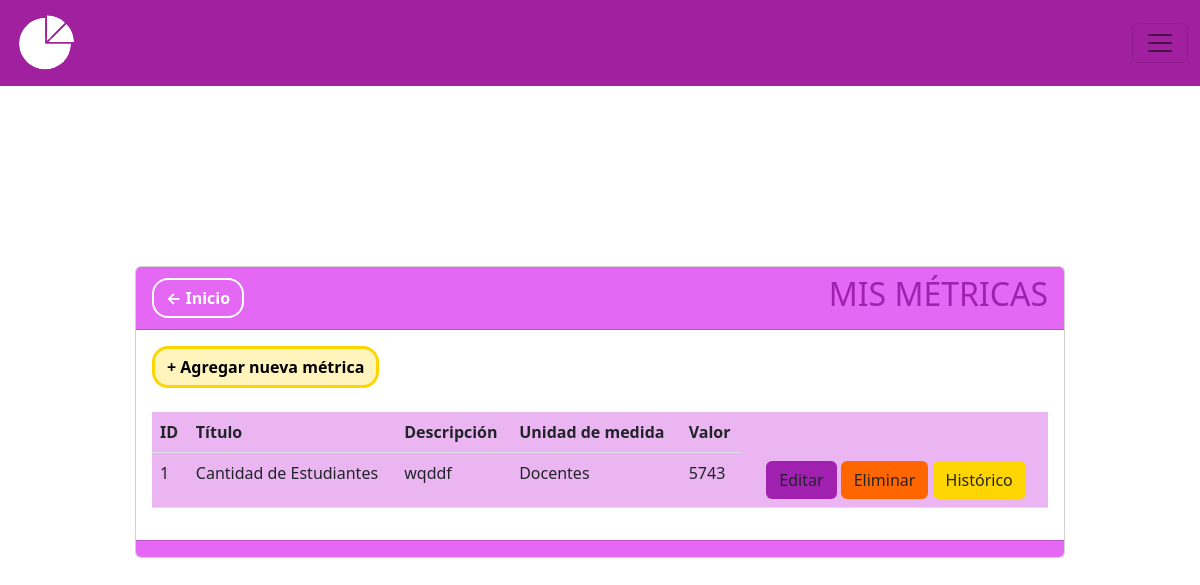
/metricas, run on an earlier commit of the app's database.
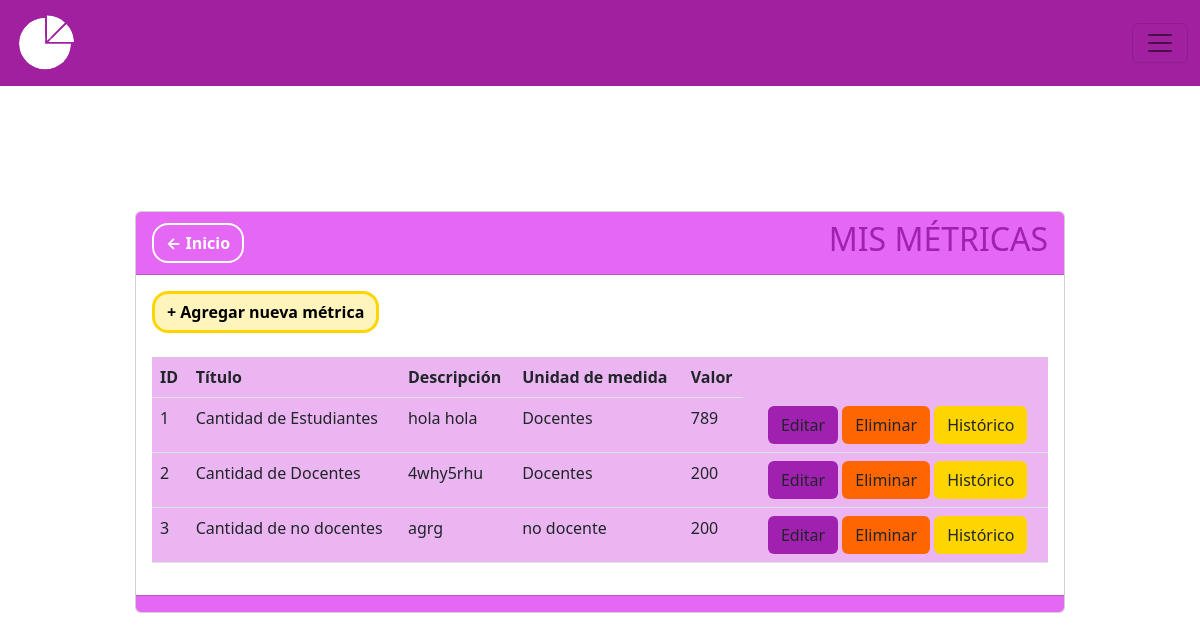
And on a later commit of the database.
### MIReApp/models.py (models this page shows, shortened)
class Metrica(models.Model):
    id = models.AutoField(primary_key=True)
    titulo = models.CharField(max_length=100,
                              verbose_name='Título',
                              unique= True,
                              validators= [
                                  RegexValidator(regex= r'^[a-zA-Z\s]*$',
                                                 message="El nombre no puede contener caracteres especiales.",
                                                 code='invalid_nombre')
                              ])
    descripcion = models.TextField(max_length=100, verbose_name='Descripción', null=True)
    unidad_medida = models.CharField(max_length=100,
                                        verbose_name='Unidad de Medida',
                                        validators= [
                                            RegexValidator(regex= r'^[a-zA-Z\s]*$',
                                                            message="La unidad de medida no puede contener caracteres especiales",
                                                            code='invalid_nombre')
                                        ])
    valor = models.IntegerField(verbose_name='Valor', validators=[MinValueValidator(0, message="El valor no puede ser negativo")], default=0)
    frecuencia = models.CharField(max_length=10, choices=FRECUENCIAS)
    year = models.PositiveIntegerField(blank=True, null=True,verbose_name='Ingrese año:')

### MIReApp/views.py (the view)
# urls.py: path('metricas', views.metricas, name='metricas'),
def metricas(request):#el renderizado se hace acá, por eso tenemos el libro incrustado en el index, eso se soluciona acá
    metricas = Metrica.objects.all()
    return render(request, 'metricas/index.html', {'metrica': metricas})

### MIReApp/templates/metricas/index.html (shortened to what this page needs)
{% extends "base.html" %}
{% block contenido %}
<center>
    <div class="col-md-10 card" style="text-align: left;">
        <div class="card-header" style="background-color: #e468f4;">
            <div style="display: flex; justify-content: space-between; align-items: center;">
                <span><a href="{% url 'inicio' %}" class="btn btn-secondary rounded-4 fw-bold" style="background-color: transparent; color: #ffff;border-color: #ffff;border-width: 2px;">← Inicio</a></span>
                <span><h2>MIS MÉTRICAS</h2></span>
            </div>
        </div>
        <div class="card-body">
            <a name="" id="" class="btn fw-bold rounded-4" style="background-color: #fff4bb;color: #000000;border-color: #ffd500;border-width: 3px;" href="{% url 'crear' %}">+ Agregar nueva métrica</a>
            <br>
            <br>
            <div class="table-responsive">
                <table class="table" style="background-color: #eab5f1;">
                    <thead>
                        <tr>
                            <th scope="col">ID</th>
                            <th scope="col">Título</th>
                            <th scope="col">Descripción</th>
                            <th scope="col">Unidad de medida</th>
                            <th scope="col">Valor</th>
                        </tr>
                    </thead>
                    <tbody>
                        {% for metri in metrica %}
                        <tr class="">
                            <td scope="row">{{ metri.id }}</td>
                            <td>{{ metri.titulo }}</td>
                            <td>{{ metri.descripcion }}</td>
                            <td>{{ metri.unidad_medida }}</td>
                            <td>{{ metri.valor }}</td>
                            <td>
                            </td>
                            <td>
                                <a name="" id="" class="btn" style="background-color: #a020b0;" href="{% url 'editar' metri.id %}">Editar</a>
                                <a name="" id="" class="btn" style="background-color: #f60;" href="{% url 'eliminar' metri.id %}" role="button">Eliminar</a>
                                <a name="" id="" class="btn" style="background-color: #ffd500;" href="{% url 'historial_metrica' metri.id %}">Histórico</a>
                            </td>
                        </tr>
                        {% endfor %}
                    </tbody>
                </table>
            </div>
        </div>
        <div class="card-footer text-muted" style="background-color: #e468f4;">
        </div>
    </div>
</center>
{% endblock %}

### MIReApp/templates/base.html (shortened to what this page needs)
{% load static %}
<!doctype html>
<html lang="en">
<head>
  <link type="text/css" href='{% static "css/base.css" %}' rel="stylesheet"/>
  <link href="https://cdn.jsdelivr.net/npm/bootstrap@5.2.1/dist/css/bootstrap.min.css" rel="stylesheet"
>
</head>
<body>
  <nav class="navbar bg-body-tertiary fixed-top" style="background-color: #a020a0; position: fixed;">
    <div class="container-fluid">
      <a class="nav-item nav-link fw-bold " style="color: #a020a0;" href="{% url 'inicio' %}" aria-current="page">
      <img src="/../static/images/grafiquita.png" class="rounded-3"></a>
      <button class="navbar-toggler" type="button" data-bs-toggle="offcanvas" data-bs-target="#offcanvasNavbar" aria-controls="offcanvasNavbar" aria-label="Toggle navigation" >
        <span class="navbar-toggler-icon"></span>
      </button>
    </div>
    </nav>
    <div class="container">
        <div class="row">
            <div class="col-12">
              <br>
              {% block contenido %} {% endblock %}
            </div>
        </div>
    </div>
</body>
</html>

### MIReApp/static/css/base.css (style rules this page uses)
html, body { margin: 0; width: 100%; height: 100%; display: flex; justify-content: center; align-items: center; font-family: 'Dosis', sans-serif; font-weight: 300; -webkit-user-select: none; -moz-user-select: none; -ms-user-select: none; user-select: none; }
h2 { color: #A020B0; }
button { color:rgb(255, 255, 255); background-color: #e468f4 }

What changed in the data, as far as the page shows it:
changed Metrica "Cantidad de Estudiantes": descripcion "wqddf" → "hola hola"; valor "5743" → "789"
added Metrica: id "2", titulo "Cantidad de Docentes", descripcion "4why5rhu", unidad_medida "Docentes", valor "200"
added Metrica: id "3", titulo "Cantidad de no docentes", descripcion "agrg", unidad_medida "no docente", valor "200"
